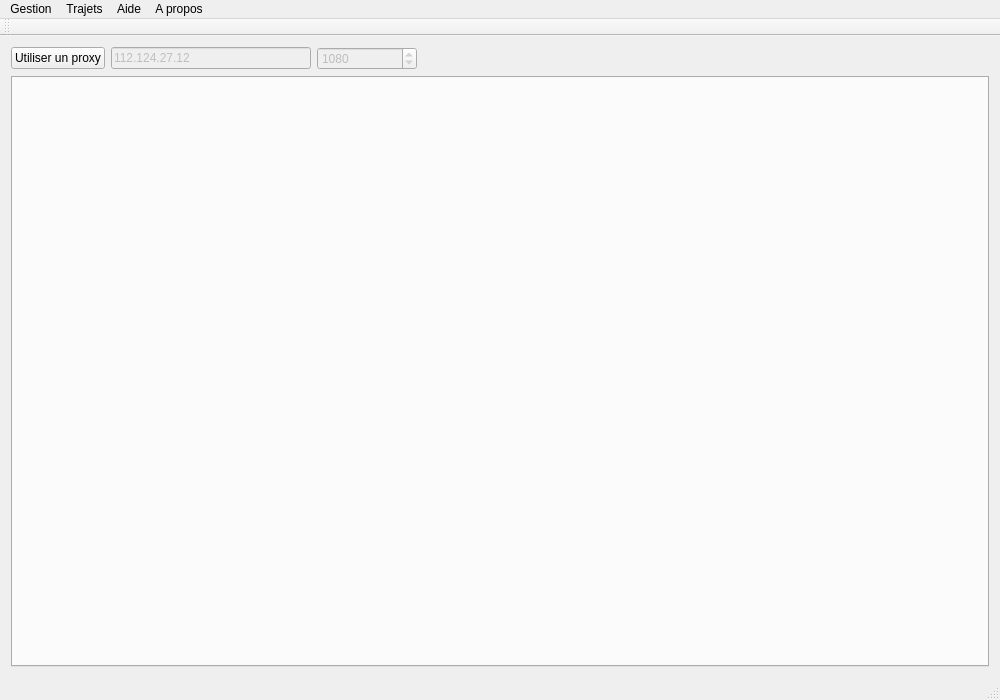
<?xml version="1.0" encoding="UTF-8"?>
<ui version="4.0">
 <class>MainInterface</class>
 <widget class="QMainWindow" name="MainInterface">
  <property name="geometry">
   <rect>
    <x>0</x>
    <y>0</y>
    <width>1000</width>
    <height>700</height>
   </rect>
  </property>
  <property name="minimumSize">
   <size>
    <width>900</width>
    <height>600</height>
   </size>
  </property>
  <property name="windowTitle">
   <string>AnonymBot</string>
  </property>
  <widget class="QWidget" name="centralWidget">
   <layout class="QGridLayout" name="gridLayout">
    <item row="0" column="0">
     <layout class="QVBoxLayout" name="mainLayout" stretch="0,0">
      <property name="sizeConstraint">
       <enum>QLayout::SetDefaultConstraint</enum>
      </property>
      <item>
       <layout class="QHBoxLayout" name="horizontalLayout_3">
        <item>
         <widget class="QPushButton" name="proxy_button">
          <property name="text">
           <string>Utiliser un proxy</string>
          </property>
          <property name="checkable">
           <bool>true</bool>
          </property>
          <property name="checked">
           <bool>false</bool>
          </property>
         </widget>
        </item>
        <item>
         <widget class="QLineEdit" name="proxyAdress_edit">
          <property name="enabled">
           <bool>false</bool>
          </property>
          <property name="maximumSize">
           <size>
            <width>200</width>
            <height>16777215</height>
           </size>
          </property>
          <property name="text">
           <string>112.124.27.12</string>
          </property>
          <property name="echoMode">
           <enum>QLineEdit::Normal</enum>
          </property>
         </widget>
        </item>
        <item>
         <widget class="QSpinBox" name="proxyPort_spin">
          <property name="enabled">
           <bool>false</bool>
          </property>
          <property name="minimumSize">
           <size>
            <width>100</width>
            <height>0</height>
           </size>
          </property>
          <property name="maximum">
           <number>65000</number>
          </property>
          <property name="singleStep">
           <number>1</number>
          </property>
          <property name="value">
           <number>1080</number>
          </property>
         </widget>
        </item>
        <item>
         <spacer name="horizontalSpacer">
          <property name="orientation">
           <enum>Qt::Horizontal</enum>
          </property>
          <property name="sizeHint" stdset="0">
           <size>
            <width>40</width>
            <height>20</height>
           </size>
          </property>
         </spacer>
        </item>
        <item>
         <widget class="QLabel" name="anonymbot_icon">
          <property name="maximumSize">
           <size>
            <width>180</width>
            <height>30</height>
           </size>
          </property>
          <property name="text">
           <string/>
          </property>
          <property name="pixmap">
           <pixmap resource="../Resources.qrc">:/Resources/anonymbot.png</pixmap>
          </property>
          <property name="scaledContents">
           <bool>true</bool>
          </property>
         </widget>
        </item>
       </layout>
      </item>
      <item>
       <widget class="QTabWidget" name="bots_tabs">
        <property name="tabPosition">
         <enum>QTabWidget::North</enum>
        </property>
        <property name="currentIndex">
         <number>-1</number>
        </property>
        <property name="tabsClosable">
         <bool>true</bool>
        </property>
       </widget>
      </item>
     </layout>
    </item>
   </layout>
  </widget>
  <widget class="QMenuBar" name="menuBar">
   <property name="geometry">
    <rect>
     <x>0</x>
     <y>0</y>
     <width>1000</width>
     <height>22</height>
    </rect>
   </property>
   <widget class="QMenu" name="Comptes">
    <property name="title">
     <string>Gestion</string>
    </property>
    <addaction name="connectToServer"/>
    <addaction name="manageAccounts"/>
    <addaction name="connectAllAccounts"/>
   </widget>
   <widget class="QMenu" name="menuTrajets">
    <property name="title">
     <string>Trajets</string>
    </property>
    <addaction name="managePath"/>
    <addaction name="unloadPath"/>
   </widget>
   <widget class="QMenu" name="menuAide">
    <property name="title">
     <string>Aide</string>
    </property>
    <addaction name="signalBug"/>
   </widget>
   <widget class="QMenu" name="menuA_propos">
    <property name="title">
     <string>A propos</string>
    </property>
    <addaction name="displayInformations"/>
   </widget>
   <addaction name="Comptes"/>
   <addaction name="menuTrajets"/>
   <addaction name="menuAide"/>
   <addaction name="menuA_propos"/>
  </widget>
  <widget class="QToolBar" name="mainToolBar">
   <attribute name="toolBarArea">
    <enum>TopToolBarArea</enum>
   </attribute>
   <attribute name="toolBarBreak">
    <bool>false</bool>
   </attribute>
  </widget>
  <widget class="QStatusBar" name="statusBar"/>
  <action name="manageAccounts">
   <property name="enabled">
    <bool>false</bool>
   </property>
   <property name="icon">
    <iconset resource="../Resources.qrc">
     <normaloff>:/Resources/connect.png</normaloff>:/Resources/connect.png</iconset>
   </property>
   <property name="text">
    <string>Gerer compte(s)</string>
   </property>
   <property name="toolTip">
    <string>Gestion de comptes</string>
   </property>
   <property name="shortcut">
    <string>Ctrl+E</string>
   </property>
  </action>
  <action name="connectAllAccounts">
   <property name="enabled">
    <bool>false</bool>
   </property>
   <property name="icon">
    <iconset resource="../Resources.qrc">
     <normaloff>:/Resources/connectAll.png</normaloff>:/Resources/connectAll.png</iconset>
   </property>
   <property name="text">
    <string>Tout connecter</string>
   </property>
   <property name="toolTip">
    <string>Connecte tous les comptes</string>
   </property>
   <property name="shortcut">
    <string>Ctrl+R</string>
   </property>
  </action>
  <action name="managePath">
   <property name="icon">
    <iconset resource="../Resources.qrc">
     <normaloff>:/Resources/path.png</normaloff>:/Resources/path.png</iconset>
   </property>
   <property name="text">
    <string>Charger un trajet</string>
   </property>
   <property name="shortcut">
    <string>Ctrl+T</string>
   </property>
  </action>
  <action name="signalBug">
   <property name="icon">
    <iconset resource="../Resources.qrc">
     <normaloff>:/Resources/help.png</normaloff>:/Resources/help.png</iconset>
   </property>
   <property name="text">
    <string>Signaler un problème</string>
   </property>
  </action>
  <action name="connectToServer">
   <property name="icon">
    <iconset resource="../Resources.qrc">
     <normaloff>:/Resources/serverConnect.png</normaloff>:/Resources/serverConnect.png</iconset>
   </property>
   <property name="text">
    <string>Gerer compte AnonymBot</string>
   </property>
  </action>
  <action name="displayInformations">
   <property name="icon">
    <iconset resource="../Resources.qrc">
     <normaloff>:/Resources/informations.png</normaloff>:/Resources/informations.png</iconset>
   </property>
   <property name="text">
    <string>Informations sur le bot</string>
   </property>
  </action>
  <action name="unloadPath">
   <property name="icon">
    <iconset resource="../Resources.qrc">
     <normaloff>:/Resources/path.png</normaloff>:/Resources/path.png</iconset>
   </property>
   <property name="text">
    <string>Décharger un trajet</string>
   </property>
  </action>
  <action name="bankSettings">
   <property name="icon">
    <iconset resource="../Resources.qrc">
     <normaloff>:/Resources/bankSettings.png</normaloff>:/Resources/bankSettings.png</iconset>
   </property>
   <property name="text">
    <string>Préférences de la Banque</string>
   </property>
   <property name="shortcut">
    <string>Ctrl+B</string>
   </property>
  </action>
 </widget>
 <layoutdefault spacing="6" margin="11"/>
 <resources>
  <include location="../Resources.qrc"/>
 </resources>
 <connections/>
</ui>
